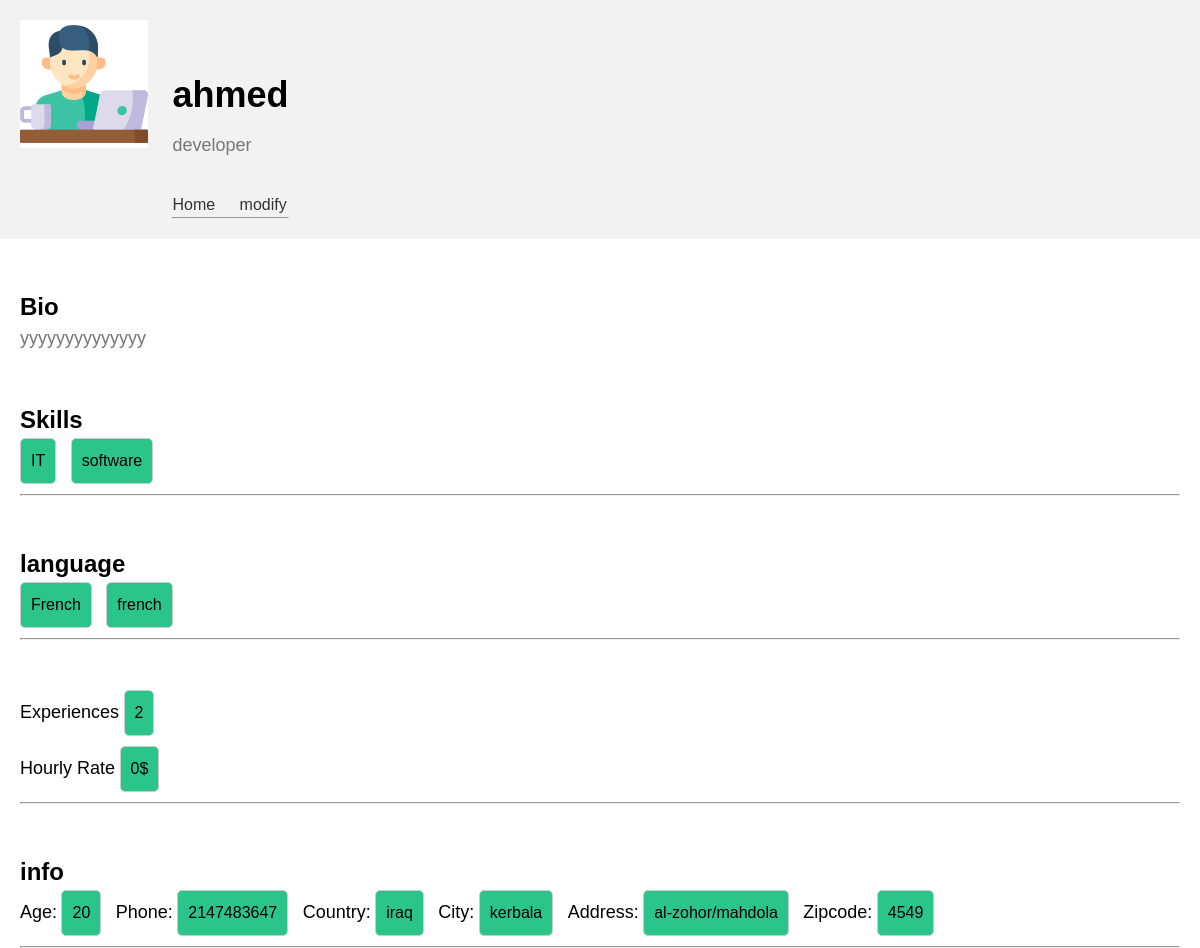
Page /profile.php?id=38 on the committed database.
### tables this page shows
CREATE TABLE `profile_tb` (
  `id` int(11) NOT NULL,
  `namee` varchar(45) DEFAULT NULL,
  `purview` varchar(45) DEFAULT NULL,
  `age` int(11) DEFAULT NULL,
  `country` varchar(45) DEFAULT NULL,
  `city` varchar(45) DEFAULT NULL,
  `addresss` varchar(45) DEFAULT NULL,
  `zip` int(11) DEFAULT NULL,
  `languagee` varchar(45) DEFAULT NULL,
  `otherlanguage` varchar(50) DEFAULT NULL,
  `skills` varchar(45) DEFAULT NULL,
  `otherskills` varchar(45) DEFAULT NULL,
  `experiences` int(11) DEFAULT NULL,
  `rate` int(11) DEFAULT NULL,
  `bio` varchar(45) DEFAULT NULL,
  `phone` int(11) DEFAULT NULL,
  `freelancer_id` int(11) DEFAULT NULL
);

### profile.php (the view, shortened to what this page needs)
<?php
include("config.php");
$id = $_GET['id'];
$sql = "SELECT * FROM `profile_tb` where id = '$id' ";
$result = mysqli_query($conn, $sql);
if (mysqli_num_rows($result) > 0) {
  $row = mysqli_fetch_assoc($result);
  $name = $row["namee"];
  $age = $row["age"];
  $purview = $row["purview"];
  $country = $row["country"];
  $city = $row["city"];
  $address = $row["addresss"];
  $zip = $row["zip"];
  $language = $row["languagee"];
  $language2 = $row["otherlanguage"];
  $skill = $row["skills"];
  $skill2 = $row["otherskills"];
  $experiences = $row["experiences"];
  $rate = $row["rate"];
  $bio = $row["bio"];
  $phone = $row["phone"];
}
?>
<!DOCTYPE html>
<html lang="en">
<head>
  <link rel="stylesheet" href="profile.css">
</head>
<body>
  <header>
    <div class="container">
      <img src="freelancer.png" alt="Profile picture">
      <div class="header-info">
        <h1><?php
        echo $name;
        ?></h1>
        <p><?php
        echo $purview;
        ?></p><br>
        <ul class="header-nav">
          <li><a href="./HOME.php">Home</a></li>
          <a href="profile_modification.php?id=<?=$row['id']?>">modify</a>
        </ul>
        <hr>
      </div>
    </div>
  </header>
  <main>
    <div class="container">
      <section class="about">
        <h2>Bio</h2>
        <p><?php
        echo $bio;
        ?></p>
      </section>
      <section class="skills">
        <h2>Skills</h2>
        <ul>
          <li><?php
        echo $skill;
        ?></li>
          <li><?php
        echo $skill2;
        ?></li>
        </ul>
      </section>
      <hr>
      <section class="skills">
        <h2>language</h2>
        <ul>
          <li><?php
        echo $language;
        ?></li>
          <li><?php
        echo $language2;
        ?></li>
        </ul>
      </section>
<hr>
      <section class="skills">
        <ul>
          <label>Experiences</label>
          <li><?php
        echo $experiences;
        ?></li><br>
          <label>Hourly Rate</label>
          <li><?php
        echo $rate;
        ?>$</li><br>
        </ul>
      </section>
      <hr>
      <section class="skills">
        <h2>info</h2>
        <ul>
          <label>Age:</label>
          <li><?php
        echo $age;
        ?></li>
          <label>Phone:</label>
          <li><?php
        echo $phone;
        ?></li>
          <label>Country:</label>
          <li><?php
        echo $country;
        ?></li>
          <label>City:</label>
          <li><?php
        echo $city;
        ?></li>
          <label>Address:</label>
          <li><?php
        echo $address;
        ?></li>
          <label>Zipcode:</label>
          <li><?php
        echo $zip;
        ?></li>
        </ul>
      </section>
  </main>
</body>
</html>

### profile.css (style rules this page uses)
* { box-sizing: border-box; margin: 0; padding: 0; }
body { font-family: Arial, sans-serif; font-size: 16px; line-height: 1.5; }
.container { max-width: 1200px; margin: 0 auto; padding: 0 20px; }
a { text-decoration: none; color: #333; }
ul { list-style: none; }
img { max-width: 100%; height: auto; }
header { background-color: #f2f2f2; padding: 20px 0; }
.header-info { display: inline-block; vertical-align: middle; margin-left: 20px; }
h1 { font-size: 36px; margin-bottom: 10px; }
p { font-size: 18px; margin-bottom: 10px; color: #777; }
.header-nav li { display: inline-block; margin-right: 20px; }
.about { margin-top: 50px; }
.skills { margin-top: 50px; }
.skills li { display: inline-block; margin-right: 10px; margin-bottom: 10px; padding: 10px; border: 1px solid #ccc; border-radius: 5px; background-color: #2bc48a; }
label { margin-bottom: 10px; font-size: 18px; }

### rows in the picture
profile_tb: namee "ahmed", purview "developer", bio "yyyyyyyyyyyyyy", skills "IT", otherskills "software", languagee "French", otherlanguage "french", experiences "2", rate "0", age "20", phone "2147483647", country "iraq", city "kerbala", addresss "al-zohor/mahdola", zip "4549"
